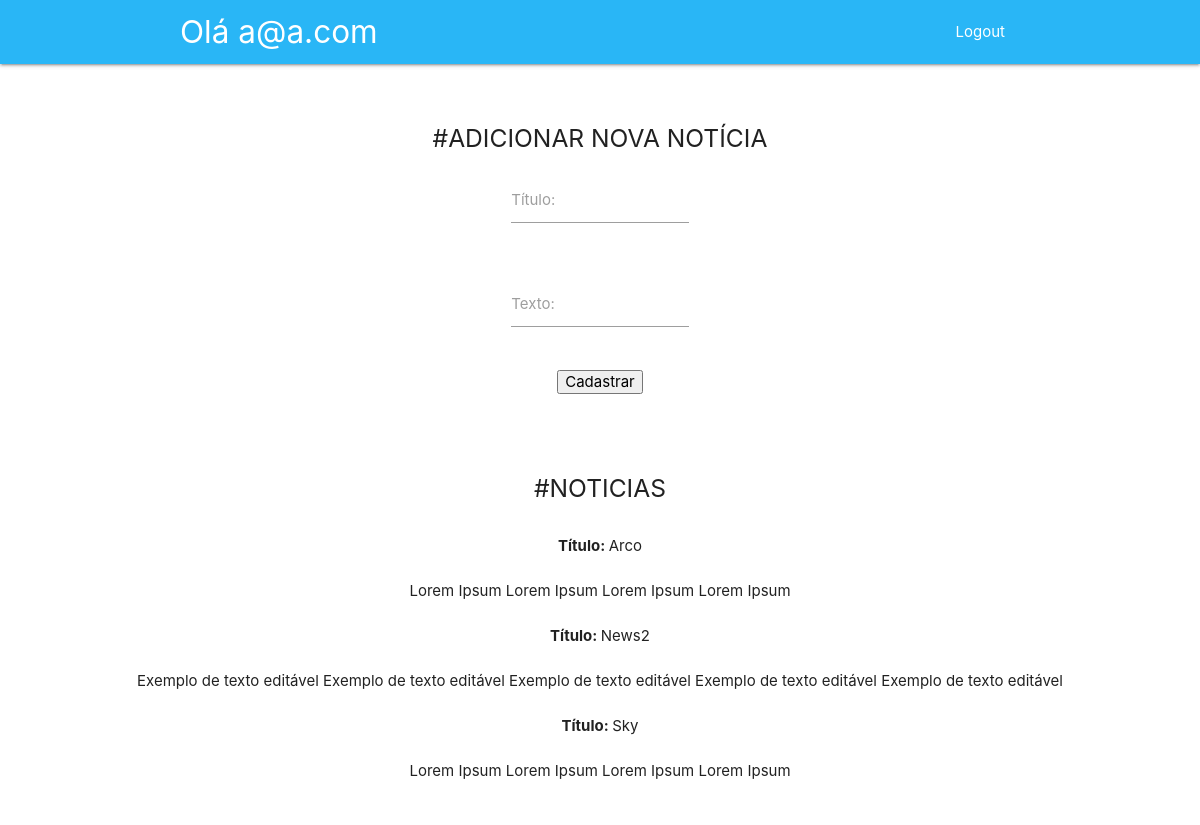
Screenshot of /private.php (signed in) with the database file from the repository.
### tables this page shows
CREATE TABLE `post` (
  `id` int(11) NOT NULL,
  `titulo` varchar(255) NOT NULL,
  `texto` varchar(255) NOT NULL,
  `created` datetime NOT NULL,
  `modified` datetime DEFAULT NULL
);

### private.php (the view, shortened to what this page needs)
<body>
<nav class="light-blue lighten-1" role="navigation">
<div class="nav-wrapper container"><a id="logo-container" href="#" class="brand-logo">Olá <?php echo $_SESSION['email']; ?></a>
  <ul class="right hide-on-med-and-down">
    <li><a href="class/logout.php">Logout</a></li>
  </ul>
</div>
</nav>
<?php include ("adicionar.php"); ?>
<br><br>
<div class="center row">
<h5>#NOTICIAS</h5>
<br>
<?php
include_once("class/conexao.php");
$sql =  mysqli_query($mysqli,"SELECT * FROM post order by id");
while ($exibe = mysqli_fetch_assoc($sql)):
    echo "<b>Título: </b>";
    echo $exibe["titulo"]." <br><br> ";
    echo $exibe["texto"]." <br><br> ";
endwhile;
?>
</div>
</body>
</html>

### adicionar.php (shortened to what this page needs)
<br><br>
<div class="center row">
<h5>#ADICIONAR NOVA NOTÍCIA</h5>
<form method="POST" action="processa.php">
<div class="row">
<div class="input-field col s2 offset-s5">
<label>Título: </label>
<input type="text" name="titulo" placeholder=""><br>
</div></div>
<div class="row">
<div class="input-field col s2 offset-s5">
<label>Texto: </label>
<input type="text" name="texto" placeholder=""><br>
</div></div>
<input type="submit" value="Cadastrar">
</form>
</div>

### rows the page displays
post: titulo "Arco", texto "Lorem Ipsum Lorem Ipsum Lorem Ipsum Lorem Ipsum"
post: titulo "News2", texto "Exemplo de texto editável Exemplo de texto editável Exemplo de texto editável Exemplo de texto editável Exemplo de texto editável"
post: titulo "Sky", texto "Lorem Ipsum Lorem Ipsum Lorem Ipsum Lorem Ipsum"

### other values shown
$_SESSION['email'] "a@a.com"
